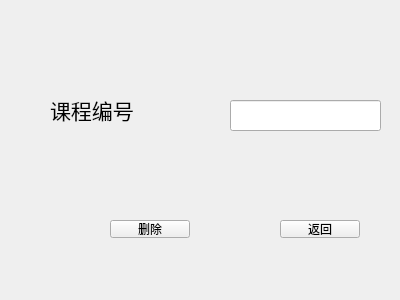
<?xml version="1.0" encoding="UTF-8"?>
<ui version="4.0">
 <class>delCourseWidget</class>
 <widget class="QWidget" name="delCourseWidget">
  <property name="geometry">
   <rect>
    <x>0</x>
    <y>0</y>
    <width>400</width>
    <height>300</height>
   </rect>
  </property>
  <property name="windowTitle">
   <string>Form</string>
  </property>
  <widget class="QLabel" name="label">
   <property name="geometry">
    <rect>
     <x>50</x>
     <y>80</y>
     <width>161</width>
     <height>61</height>
    </rect>
   </property>
   <property name="text">
    <string>&lt;html&gt;&lt;head/&gt;&lt;body&gt;&lt;p&gt;&lt;span style=&quot; font-size:16pt;&quot;&gt;课程编号&lt;/span&gt;&lt;/p&gt;&lt;/body&gt;&lt;/html&gt;</string>
   </property>
  </widget>
  <widget class="QLineEdit" name="lineEdit">
   <property name="geometry">
    <rect>
     <x>230</x>
     <y>100</y>
     <width>151</width>
     <height>31</height>
    </rect>
   </property>
  </widget>
  <widget class="QPushButton" name="pushButton">
   <property name="geometry">
    <rect>
     <x>110</x>
     <y>220</y>
     <width>80</width>
     <height>18</height>
    </rect>
   </property>
   <property name="text">
    <string>删除</string>
   </property>
  </widget>
  <widget class="QPushButton" name="pushButton_2">
   <property name="geometry">
    <rect>
     <x>280</x>
     <y>220</y>
     <width>80</width>
     <height>18</height>
    </rect>
   </property>
   <property name="text">
    <string>返回</string>
   </property>
  </widget>
 </widget>
 <resources/>
 <connections/>
</ui>
